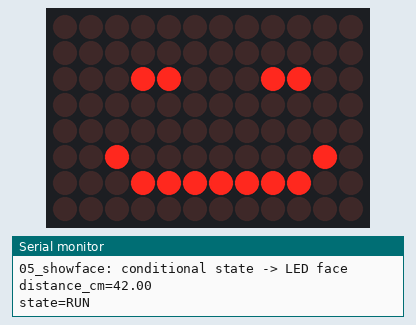
Simulated run of this sketch. Board: Arduino Uno R4 WiFi. Shown: 12×8 LED matrix, the last lines printed to the serial monitor.

Above: at 0.1 s.
At 1.6 s:
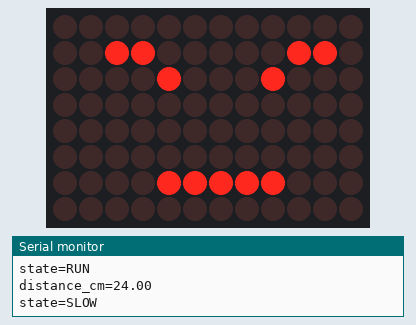
At 3.1 s:
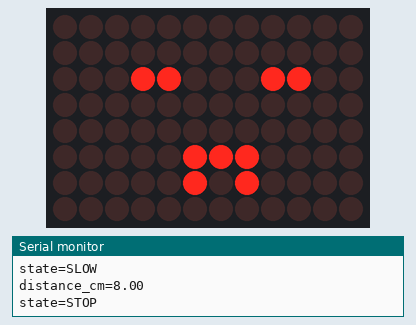

Measured:
- by itself, everything shown: repeats every 4.5 s, in 3 steps
- what the display in image 1 shows lasts 1.5 s, from 1.5 s to 3.0 s

The sketch:

05_showface.ino
```cpp
#include <Arduino_LED_Matrix.h>

ArduinoLEDMatrix matrix;

uint8_t frame[8][12];

void clearFrame() {
  for (int r = 0; r < 8; ++r) {
    for (int c = 0; c < 12; ++c) {
      frame[r][c] = 0;
    }
  }
}

void setPixel(int r, int c) {
  if (r >= 0 && r < 8 && c >= 0 && c < 12) {
    frame[r][c] = 1;
  }
}

void render() {
  matrix.renderBitmap(frame, 8, 12);
}

void eyesNormal() {
  setPixel(2, 3);
  setPixel(2, 4);
  setPixel(2, 8);
  setPixel(2, 9);
}

void mouthSmile() {
  for (int c = 3; c <= 9; ++c) {
    setPixel(6, c);
  }
  setPixel(5, 2);
  setPixel(5, 10);
}

void mouthFlat() {
  for (int c = 4; c <= 8; ++c) {
    setPixel(6, c);
  }
}

void mouthO() {
  setPixel(5, 5);
  setPixel(5, 6);
  setPixel(5, 7);
  setPixel(6, 5);
  setPixel(6, 7);
}

void faceHappy() {
  eyesNormal();
  mouthSmile();
}

void faceAngry() {
  setPixel(1, 2);
  setPixel(1, 3);
  setPixel(2, 4);
  setPixel(1, 10);
  setPixel(1, 9);
  setPixel(2, 8);
  mouthFlat();
}

void faceSurprised() {
  eyesNormal();
  mouthO();
}

void showFace(void (*drawFace)()) {
  clearFrame();
  drawFace();
  render();
}

void setup() {
  Serial.begin(115200);
  matrix.begin();
  Serial.println("05_showface: conditional state -> LED face");
}

void loop() {
  const float distances[] = {42.0, 24.0, 8.0};

  for (int i = 0; i < 3; ++i) {
    float distance_cm = distances[i];

    Serial.print("distance_cm=");
    Serial.println(distance_cm);

    if (distance_cm < 15.0) {
      Serial.println("state=STOP");
      showFace(faceSurprised);
    } else if (distance_cm < 30.0) {
      Serial.println("state=SLOW");
      showFace(faceAngry);
    } else {
      Serial.println("state=RUN");
      showFace(faceHappy);
    }

    delay(1500);
  }
}
```
